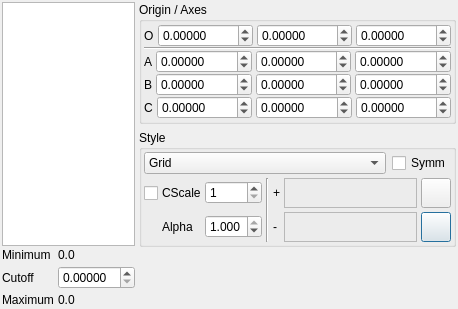
<ui version="4.0" >
 <class>GridsDialog</class>
 <widget class="QDialog" name="GridsDialog" >
  <property name="geometry" >
   <rect>
    <x>0</x>
    <y>0</y>
    <width>414</width>
    <height>309</height>
   </rect>
  </property>
  <property name="windowTitle" >
   <string>Grids</string>
  </property>
  <property name="windowIcon" >
   <iconset resource="icons.qrc" >:/stackicons/icons/stack_surfaces.svg</iconset>
  </property>
  <layout class="QHBoxLayout" >
   <property name="margin" >
    <number>2</number>
   </property>
   <property name="spacing" >
    <number>4</number>
   </property>
   <item>
    <layout class="QVBoxLayout" >
     <property name="margin" >
      <number>0</number>
     </property>
     <property name="spacing" >
      <number>0</number>
     </property>
     <item>
      <widget class="QFrame" name="menuFrame" >
       <property name="minimumSize" >
        <size>
         <width>0</width>
         <height>0</height>
        </size>
       </property>
       <property name="frameShape" >
        <enum>QFrame::NoFrame</enum>
       </property>
       <property name="frameShadow" >
        <enum>QFrame::Plain</enum>
       </property>
      </widget>
     </item>
     <item>
      <layout class="QHBoxLayout" >
       <property name="margin" >
        <number>0</number>
       </property>
       <property name="spacing" >
        <number>4</number>
       </property>
       <item>
        <layout class="QVBoxLayout" >
         <property name="margin" >
          <number>0</number>
         </property>
         <property name="spacing" >
          <number>2</number>
         </property>
         <item>
          <widget class="QListWidget" name="GridList" >
           <property name="sizePolicy" >
            <sizepolicy>
             <hsizetype>7</hsizetype>
             <vsizetype>7</vsizetype>
             <horstretch>100</horstretch>
             <verstretch>0</verstretch>
            </sizepolicy>
           </property>
          </widget>
         </item>
         <item>
          <layout class="QGridLayout" >
           <property name="margin" >
            <number>0</number>
           </property>
           <property name="spacing" >
            <number>4</number>
           </property>
           <item row="1" column="1" >
            <widget class="QDoubleSpinBox" name="GridCutoffSpin" >
             <property name="sizePolicy" >
              <sizepolicy>
               <hsizetype>7</hsizetype>
               <vsizetype>0</vsizetype>
               <horstretch>0</horstretch>
               <verstretch>0</verstretch>
              </sizepolicy>
             </property>
             <property name="decimals" >
              <number>5</number>
             </property>
             <property name="singleStep" >
              <double>0.001000000000000</double>
             </property>
            </widget>
           </item>
           <item row="2" column="1" >
            <widget class="QLabel" name="GridMaximumLabel" >
             <property name="sizePolicy" >
              <sizepolicy>
               <hsizetype>7</hsizetype>
               <vsizetype>5</vsizetype>
               <horstretch>0</horstretch>
               <verstretch>0</verstretch>
              </sizepolicy>
             </property>
             <property name="text" >
              <string>0.0</string>
             </property>
            </widget>
           </item>
           <item row="1" column="0" >
            <widget class="QLabel" name="label_37" >
             <property name="text" >
              <string>Cutoff</string>
             </property>
            </widget>
           </item>
           <item row="0" column="1" >
            <widget class="QLabel" name="GridMinimumLabel" >
             <property name="sizePolicy" >
              <sizepolicy>
               <hsizetype>7</hsizetype>
               <vsizetype>5</vsizetype>
               <horstretch>0</horstretch>
               <verstretch>0</verstretch>
              </sizepolicy>
             </property>
             <property name="text" >
              <string>0.0</string>
             </property>
            </widget>
           </item>
           <item row="0" column="0" >
            <widget class="QLabel" name="label_34" >
             <property name="text" >
              <string>Minimum</string>
             </property>
            </widget>
           </item>
           <item row="2" column="0" >
            <widget class="QLabel" name="label_35" >
             <property name="text" >
              <string>Maximum</string>
             </property>
            </widget>
           </item>
          </layout>
         </item>
        </layout>
       </item>
       <item>
        <layout class="QVBoxLayout" >
         <property name="margin" >
          <number>0</number>
         </property>
         <property name="spacing" >
          <number>6</number>
         </property>
         <item>
          <widget class="QGroupBox" name="GridOriginGroup" >
           <property name="sizePolicy" >
            <sizepolicy>
             <hsizetype>1</hsizetype>
             <vsizetype>5</vsizetype>
             <horstretch>0</horstretch>
             <verstretch>0</verstretch>
            </sizepolicy>
           </property>
           <property name="title" >
            <string>Origin / Axes</string>
           </property>
           <layout class="QVBoxLayout" >
            <property name="margin" >
             <number>2</number>
            </property>
            <property name="spacing" >
             <number>0</number>
            </property>
            <item>
             <layout class="QHBoxLayout" >
              <property name="margin" >
               <number>0</number>
              </property>
              <property name="spacing" >
               <number>4</number>
              </property>
              <item>
               <widget class="QLabel" name="label_31" >
                <property name="sizePolicy" >
                 <sizepolicy>
                  <hsizetype>1</hsizetype>
                  <vsizetype>5</vsizetype>
                  <horstretch>0</horstretch>
                  <verstretch>0</verstretch>
                 </sizepolicy>
                </property>
                <property name="text" >
                 <string>O</string>
                </property>
               </widget>
              </item>
              <item>
               <widget class="QDoubleSpinBox" name="GridOriginXSpin" >
                <property name="sizePolicy" >
                 <sizepolicy>
                  <hsizetype>7</hsizetype>
                  <vsizetype>0</vsizetype>
                  <horstretch>0</horstretch>
                  <verstretch>0</verstretch>
                 </sizepolicy>
                </property>
                <property name="decimals" >
                 <number>5</number>
                </property>
                <property name="maximum" >
                 <double>1000.000000000000000</double>
                </property>
                <property name="minimum" >
                 <double>-1000.000000000000000</double>
                </property>
               </widget>
              </item>
              <item>
               <widget class="QDoubleSpinBox" name="GridOriginYSpin" >
                <property name="sizePolicy" >
                 <sizepolicy>
                  <hsizetype>7</hsizetype>
                  <vsizetype>0</vsizetype>
                  <horstretch>0</horstretch>
                  <verstretch>0</verstretch>
                 </sizepolicy>
                </property>
                <property name="decimals" >
                 <number>5</number>
                </property>
                <property name="maximum" >
                 <double>1000.000000000000000</double>
                </property>
                <property name="minimum" >
                 <double>-1000.000000000000000</double>
                </property>
               </widget>
              </item>
              <item>
               <widget class="QDoubleSpinBox" name="GridOriginZSpin" >
                <property name="sizePolicy" >
                 <sizepolicy>
                  <hsizetype>7</hsizetype>
                  <vsizetype>0</vsizetype>
                  <horstretch>0</horstretch>
                  <verstretch>0</verstretch>
                 </sizepolicy>
                </property>
                <property name="decimals" >
                 <number>5</number>
                </property>
                <property name="maximum" >
                 <double>1000.000000000000000</double>
                </property>
                <property name="minimum" >
                 <double>-1000.000000000000000</double>
                </property>
               </widget>
              </item>
             </layout>
            </item>
            <item>
             <widget class="Line" name="line_3" >
              <property name="orientation" >
               <enum>Qt::Horizontal</enum>
              </property>
             </widget>
            </item>
            <item>
             <layout class="QHBoxLayout" >
              <property name="margin" >
               <number>0</number>
              </property>
              <property name="spacing" >
               <number>4</number>
              </property>
              <item>
               <widget class="QLabel" name="label_36" >
                <property name="sizePolicy" >
                 <sizepolicy>
                  <hsizetype>1</hsizetype>
                  <vsizetype>5</vsizetype>
                  <horstretch>0</horstretch>
                  <verstretch>0</verstretch>
                 </sizepolicy>
                </property>
                <property name="text" >
                 <string>A</string>
                </property>
               </widget>
              </item>
              <item>
               <widget class="QDoubleSpinBox" name="GridAxesAXSpin" >
                <property name="sizePolicy" >
                 <sizepolicy>
                  <hsizetype>7</hsizetype>
                  <vsizetype>0</vsizetype>
                  <horstretch>0</horstretch>
                  <verstretch>0</verstretch>
                 </sizepolicy>
                </property>
                <property name="decimals" >
                 <number>5</number>
                </property>
                <property name="maximum" >
                 <double>10.000000000000000</double>
                </property>
                <property name="minimum" >
                 <double>-10.000000000000000</double>
                </property>
                <property name="singleStep" >
                 <double>0.100000000000000</double>
                </property>
               </widget>
              </item>
              <item>
               <widget class="QDoubleSpinBox" name="GridAxesAYSpin" >
                <property name="sizePolicy" >
                 <sizepolicy>
                  <hsizetype>7</hsizetype>
                  <vsizetype>0</vsizetype>
                  <horstretch>0</horstretch>
                  <verstretch>0</verstretch>
                 </sizepolicy>
                </property>
                <property name="decimals" >
                 <number>5</number>
                </property>
                <property name="maximum" >
                 <double>10.000000000000000</double>
                </property>
                <property name="minimum" >
                 <double>-10.000000000000000</double>
                </property>
                <property name="singleStep" >
                 <double>0.100000000000000</double>
                </property>
               </widget>
              </item>
              <item>
               <widget class="QDoubleSpinBox" name="GridAxesAZSpin" >
                <property name="sizePolicy" >
                 <sizepolicy>
                  <hsizetype>7</hsizetype>
                  <vsizetype>0</vsizetype>
                  <horstretch>0</horstretch>
                  <verstretch>0</verstretch>
                 </sizepolicy>
                </property>
                <property name="decimals" >
                 <number>5</number>
                </property>
                <property name="maximum" >
                 <double>10.000000000000000</double>
                </property>
                <property name="minimum" >
                 <double>-10.000000000000000</double>
                </property>
                <property name="singleStep" >
                 <double>0.100000000000000</double>
                </property>
               </widget>
              </item>
             </layout>
            </item>
            <item>
             <layout class="QHBoxLayout" >
              <property name="margin" >
               <number>0</number>
              </property>
              <property name="spacing" >
               <number>4</number>
              </property>
              <item>
               <widget class="QLabel" name="label_32" >
                <property name="sizePolicy" >
                 <sizepolicy>
                  <hsizetype>1</hsizetype>
                  <vsizetype>5</vsizetype>
                  <horstretch>0</horstretch>
                  <verstretch>0</verstretch>
                 </sizepolicy>
                </property>
                <property name="text" >
                 <string>B</string>
                </property>
               </widget>
              </item>
              <item>
               <widget class="QDoubleSpinBox" name="GridAxesBXSpin" >
                <property name="sizePolicy" >
                 <sizepolicy>
                  <hsizetype>7</hsizetype>
                  <vsizetype>0</vsizetype>
                  <horstretch>0</horstretch>
                  <verstretch>0</verstretch>
                 </sizepolicy>
                </property>
                <property name="decimals" >
                 <number>5</number>
                </property>
                <property name="maximum" >
                 <double>10.000000000000000</double>
                </property>
                <property name="minimum" >
                 <double>-10.000000000000000</double>
                </property>
                <property name="singleStep" >
                 <double>0.100000000000000</double>
                </property>
               </widget>
              </item>
              <item>
               <widget class="QDoubleSpinBox" name="GridAxesBYSpin" >
                <property name="sizePolicy" >
                 <sizepolicy>
                  <hsizetype>7</hsizetype>
                  <vsizetype>0</vsizetype>
                  <horstretch>0</horstretch>
                  <verstretch>0</verstretch>
                 </sizepolicy>
                </property>
                <property name="decimals" >
                 <number>5</number>
                </property>
                <property name="maximum" >
                 <double>10.000000000000000</double>
                </property>
                <property name="minimum" >
                 <double>-10.000000000000000</double>
                </property>
                <property name="singleStep" >
                 <double>0.100000000000000</double>
                </property>
               </widget>
              </item>
              <item>
               <widget class="QDoubleSpinBox" name="GridAxesBZSpin" >
                <property name="sizePolicy" >
                 <sizepolicy>
                  <hsizetype>7</hsizetype>
                  <vsizetype>0</vsizetype>
                  <horstretch>0</horstretch>
                  <verstretch>0</verstretch>
                 </sizepolicy>
                </property>
                <property name="decimals" >
                 <number>5</number>
                </property>
                <property name="maximum" >
                 <double>10.000000000000000</double>
                </property>
                <property name="minimum" >
                 <double>-10.000000000000000</double>
                </property>
                <property name="singleStep" >
                 <double>0.100000000000000</double>
                </property>
               </widget>
              </item>
             </layout>
            </item>
            <item>
             <layout class="QHBoxLayout" >
              <property name="margin" >
               <number>0</number>
              </property>
              <property name="spacing" >
               <number>4</number>
              </property>
              <item>
               <widget class="QLabel" name="label_33" >
                <property name="sizePolicy" >
                 <sizepolicy>
                  <hsizetype>1</hsizetype>
                  <vsizetype>5</vsizetype>
                  <horstretch>0</horstretch>
                  <verstretch>0</verstretch>
                 </sizepolicy>
                </property>
                <property name="text" >
                 <string>C</string>
                </property>
               </widget>
              </item>
              <item>
               <widget class="QDoubleSpinBox" name="GridAxesCXSpin" >
                <property name="sizePolicy" >
                 <sizepolicy>
                  <hsizetype>7</hsizetype>
                  <vsizetype>0</vsizetype>
                  <horstretch>0</horstretch>
                  <verstretch>0</verstretch>
                 </sizepolicy>
                </property>
                <property name="decimals" >
                 <number>5</number>
                </property>
                <property name="maximum" >
                 <double>10.000000000000000</double>
                </property>
                <property name="minimum" >
                 <double>-10.000000000000000</double>
                </property>
                <property name="singleStep" >
                 <double>0.100000000000000</double>
                </property>
               </widget>
              </item>
              <item>
               <widget class="QDoubleSpinBox" name="GridAxesCYSpin" >
                <property name="sizePolicy" >
                 <sizepolicy>
                  <hsizetype>7</hsizetype>
                  <vsizetype>0</vsizetype>
                  <horstretch>0</horstretch>
                  <verstretch>0</verstretch>
                 </sizepolicy>
                </property>
                <property name="decimals" >
                 <number>5</number>
                </property>
                <property name="maximum" >
                 <double>10.000000000000000</double>
                </property>
                <property name="minimum" >
                 <double>-10.000000000000000</double>
                </property>
                <property name="singleStep" >
                 <double>0.100000000000000</double>
                </property>
               </widget>
              </item>
              <item>
               <widget class="QDoubleSpinBox" name="GridAxesCZSpin" >
                <property name="sizePolicy" >
                 <sizepolicy>
                  <hsizetype>7</hsizetype>
                  <vsizetype>0</vsizetype>
                  <horstretch>0</horstretch>
                  <verstretch>0</verstretch>
                 </sizepolicy>
                </property>
                <property name="decimals" >
                 <number>5</number>
                </property>
                <property name="maximum" >
                 <double>10.000000000000000</double>
                </property>
                <property name="minimum" >
                 <double>-10.000000000000000</double>
                </property>
                <property name="singleStep" >
                 <double>0.100000000000000</double>
                </property>
               </widget>
              </item>
             </layout>
            </item>
           </layout>
          </widget>
         </item>
         <item>
          <widget class="QGroupBox" name="SurfaceStyleGroup" >
           <property name="sizePolicy" >
            <sizepolicy>
             <hsizetype>1</hsizetype>
             <vsizetype>1</vsizetype>
             <horstretch>0</horstretch>
             <verstretch>0</verstretch>
            </sizepolicy>
           </property>
           <property name="title" >
            <string>Style</string>
           </property>
           <layout class="QVBoxLayout" >
            <property name="margin" >
             <number>2</number>
            </property>
            <property name="spacing" >
             <number>4</number>
            </property>
            <item>
             <layout class="QHBoxLayout" >
              <property name="margin" >
               <number>0</number>
              </property>
              <property name="spacing" >
               <number>6</number>
              </property>
              <item>
               <widget class="QComboBox" name="GridStyleCombo" >
                <property name="sizePolicy" >
                 <sizepolicy>
                  <hsizetype>7</hsizetype>
                  <vsizetype>0</vsizetype>
                  <horstretch>0</horstretch>
                  <verstretch>0</verstretch>
                 </sizepolicy>
                </property>
                <item>
                 <property name="text" >
                  <string>Grid</string>
                 </property>
                </item>
                <item>
                 <property name="text" >
                  <string>Points</string>
                 </property>
                </item>
                <item>
                 <property name="text" >
                  <string>Triangles</string>
                 </property>
                </item>
                <item>
                 <property name="text" >
                  <string>Solid</string>
                 </property>
                </item>
               </widget>
              </item>
              <item>
               <widget class="QCheckBox" name="GridSymmetricCheck" >
                <property name="text" >
                 <string>Symm</string>
                </property>
               </widget>
              </item>
             </layout>
            </item>
            <item>
             <layout class="QGridLayout" >
              <property name="margin" >
               <number>0</number>
              </property>
              <property name="spacing" >
               <number>4</number>
              </property>
              <item row="1" column="4" >
               <widget class="QLabel" name="label_53" >
                <property name="sizePolicy" >
                 <sizepolicy>
                  <hsizetype>1</hsizetype>
                  <vsizetype>5</vsizetype>
                  <horstretch>0</horstretch>
                  <verstretch>0</verstretch>
                 </sizepolicy>
                </property>
                <property name="text" >
                 <string>-</string>
                </property>
               </widget>
              </item>
              <item row="1" column="5" >
               <widget class="TColourFrame" name="GridPositiveColourFrame" >
                <property name="sizePolicy" >
                 <sizepolicy>
                  <hsizetype>7</hsizetype>
                  <vsizetype>13</vsizetype>
                  <horstretch>0</horstretch>
                  <verstretch>0</verstretch>
                 </sizepolicy>
                </property>
                <property name="minimumSize" >
                 <size>
                  <width>24</width>
                  <height>24</height>
                 </size>
                </property>
                <property name="frameShape" >
                 <enum>QFrame::StyledPanel</enum>
                </property>
                <property name="frameShadow" >
                 <enum>QFrame::Raised</enum>
                </property>
               </widget>
              </item>
              <item row="0" column="1" >
               <widget class="QLabel" name="label_54" >
                <property name="text" >
                 <string>CScale</string>
                </property>
               </widget>
              </item>
              <item row="1" column="1" >
               <widget class="QLabel" name="label_38" >
                <property name="text" >
                 <string>Alpha</string>
                </property>
               </widget>
              </item>
              <item row="1" column="6" >
               <widget class="QPushButton" name="GridPositiveColourButton" >
                <property name="sizePolicy" >
                 <sizepolicy>
                  <hsizetype>5</hsizetype>
                  <vsizetype>5</vsizetype>
                  <horstretch>0</horstretch>
                  <verstretch>0</verstretch>
                 </sizepolicy>
                </property>
                <property name="minimumSize" >
                 <size>
                  <width>30</width>
                  <height>30</height>
                 </size>
                </property>
                <property name="maximumSize" >
                 <size>
                  <width>30</width>
                  <height>30</height>
                 </size>
                </property>
                <property name="text" >
                 <string/>
                </property>
                <property name="icon" >
                 <iconset resource="icons.qrc" >:/basic/icons/basic_colour.svg</iconset>
                </property>
               </widget>
              </item>
              <item row="0" column="2" >
               <widget class="QSpinBox" name="GridColourscaleSpin" >
                <property name="maximum" >
                 <number>10</number>
                </property>
                <property name="minimum" >
                 <number>1</number>
                </property>
               </widget>
              </item>
              <item rowspan="2" row="0" column="3" >
               <widget class="Line" name="line" >
                <property name="orientation" >
                 <enum>Qt::Vertical</enum>
                </property>
               </widget>
              </item>
              <item row="0" column="6" >
               <widget class="QPushButton" name="GridNegativeColourButton" >
                <property name="sizePolicy" >
                 <sizepolicy>
                  <hsizetype>5</hsizetype>
                  <vsizetype>5</vsizetype>
                  <horstretch>0</horstretch>
                  <verstretch>0</verstretch>
                 </sizepolicy>
                </property>
                <property name="minimumSize" >
                 <size>
                  <width>30</width>
                  <height>30</height>
                 </size>
                </property>
                <property name="maximumSize" >
                 <size>
                  <width>30</width>
                  <height>30</height>
                 </size>
                </property>
                <property name="text" >
                 <string/>
                </property>
                <property name="icon" >
                 <iconset resource="icons.qrc" >:/basic/icons/basic_colour.svg</iconset>
                </property>
               </widget>
              </item>
              <item row="0" column="5" >
               <widget class="TColourFrame" name="GridNegativeColourFrame" >
                <property name="sizePolicy" >
                 <sizepolicy>
                  <hsizetype>7</hsizetype>
                  <vsizetype>13</vsizetype>
                  <horstretch>0</horstretch>
                  <verstretch>0</verstretch>
                 </sizepolicy>
                </property>
                <property name="minimumSize" >
                 <size>
                  <width>24</width>
                  <height>24</height>
                 </size>
                </property>
                <property name="frameShape" >
                 <enum>QFrame::StyledPanel</enum>
                </property>
                <property name="frameShadow" >
                 <enum>QFrame::Raised</enum>
                </property>
               </widget>
              </item>
              <item row="0" column="4" >
               <widget class="QLabel" name="label_7" >
                <property name="sizePolicy" >
                 <sizepolicy>
                  <hsizetype>1</hsizetype>
                  <vsizetype>5</vsizetype>
                  <horstretch>0</horstretch>
                  <verstretch>0</verstretch>
                 </sizepolicy>
                </property>
                <property name="text" >
                 <string>+</string>
                </property>
               </widget>
              </item>
              <item row="1" column="2" >
               <widget class="QDoubleSpinBox" name="GridTransparencySpin" >
                <property name="decimals" >
                 <number>3</number>
                </property>
                <property name="maximum" >
                 <double>1.000000000000000</double>
                </property>
                <property name="singleStep" >
                 <double>0.050000000000000</double>
                </property>
                <property name="value" >
                 <double>1.000000000000000</double>
                </property>
               </widget>
              </item>
              <item row="0" column="0" >
               <widget class="QCheckBox" name="GridUseColourScaleCheck" >
                <property name="maximumSize" >
                 <size>
                  <width>16</width>
                  <height>16</height>
                 </size>
                </property>
                <property name="text" >
                 <string/>
                </property>
               </widget>
              </item>
             </layout>
            </item>
           </layout>
          </widget>
         </item>
         <item>
          <spacer>
           <property name="orientation" >
            <enum>Qt::Vertical</enum>
           </property>
           <property name="sizeHint" >
            <size>
             <width>20</width>
             <height>40</height>
            </size>
           </property>
          </spacer>
         </item>
        </layout>
       </item>
      </layout>
     </item>
    </layout>
   </item>
  </layout>
  <action name="actionGridCopy" >
   <property name="text" >
    <string>Copy</string>
   </property>
  </action>
  <action name="actionGridCut" >
   <property name="text" >
    <string>Cut</string>
   </property>
  </action>
  <action name="actionGridDelete" >
   <property name="text" >
    <string>Delete</string>
   </property>
  </action>
  <action name="actionGridPaste" >
   <property name="icon" >
    <iconset resource="icons.qrc" >:/edit/icons/edit_paste.svg</iconset>
   </property>
   <property name="text" >
    <string>Paste</string>
   </property>
  </action>
  <action name="actionGridLoad" >
   <property name="icon" >
    <iconset resource="icons.qrc" >:/file/icons/file_open.svg</iconset>
   </property>
   <property name="text" >
    <string>Load</string>
   </property>
  </action>
 </widget>
 <customwidgets>
  <customwidget>
   <class>TColourFrame</class>
   <extends>QFrame</extends>
   <header>tcolourframe.uih</header>
  </customwidget>
 </customwidgets>
 <resources>
  <include location="icons.qrc" />
 </resources>
 <connections/>
</ui>
